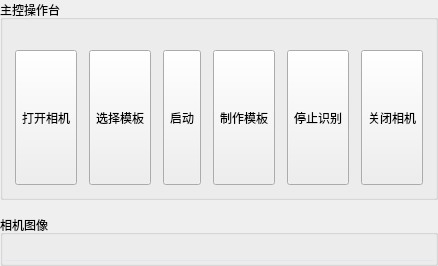
    <widget class="QWidget" name="leftPanel" native="true">
     <property name="sizePolicy">
      <sizepolicy hsizetype="Expanding" vsizetype="Expanding">
       <horstretch>60</horstretch>
       <verstretch>0</verstretch>
      </sizepolicy>
     </property>
     <layout class="QVBoxLayout" name="verticalLayout_Left">
      <property name="spacing">
       <number>15</number>
      </property>
      <property name="leftMargin">
       <number>0</number>
      </property>
      <property name="topMargin">
       <number>0</number>
      </property>
      <property name="rightMargin">
       <number>0</number>
      </property>
      <property name="bottomMargin">
       <number>0</number>
      </property>
      <item>
       <widget class="QGroupBox" name="topControlPanel">
        <property name="sizePolicy">
         <sizepolicy hsizetype="Expanding" vsizetype="Expanding">
          <horstretch>0</horstretch>
          <verstretch>0</verstretch>
         </sizepolicy>
        </property>
        <property name="minimumSize">
         <size>
          <width>0</width>
          <height>200</height>
         </size>
        </property>
        <property name="maximumSize">
         <size>
          <width>16777215</width>
          <height>200</height>
         </size>
        </property>
        <property name="title">
         <string>主控操作台</string>
        </property>
        <layout class="QHBoxLayout" name="horizontalLayout_Btns">
         <property name="spacing">
          <number>12</number>
         </property>
         <property name="leftMargin">
          <number>12</number>
         </property>
         <property name="topMargin">
          <number>30</number>
         </property>
         <property name="rightMargin">
          <number>12</number>
         </property>
         <property name="bottomMargin">
          <number>12</number>
         </property>
         <item>
          <widget class="QToolButton" name="HandwareDetect">
           <property name="sizePolicy">
            <sizepolicy hsizetype="Expanding" vsizetype="Expanding">
             <horstretch>0</horstretch>
             <verstretch>0</verstretch>
            </sizepolicy>
           </property>
           <property name="minimumSize">
            <size>
             <width>0</width>
             <height>85</height>
            </size>
           </property>
           <property name="text">
            <string>打开相机</string>
           </property>
           <property name="icon">
            <iconset resource="image/image.qrc">
             <normaloff>:/Img_Icon_camera3.ico</normaloff>:/Img_Icon_camera3.ico</iconset>
           </property>
           <property name="iconSize">
            <size>
             <width>48</width>
             <height>48</height>
            </size>
           </property>
           <property name="toolButtonStyle">
            <enum>Qt::ToolButtonTextUnderIcon</enum>
           </property>
          </widget>
         </item>
         <item>
          <widget class="QToolButton" name="pushButton_4">
           <property name="sizePolicy">
            <sizepolicy hsizetype="Expanding" vsizetype="Expanding">
             <horstretch>0</horstretch>
             <verstretch>0</verstretch>
            </sizepolicy>
           </property>
           <property name="minimumSize">
            <size>
             <width>0</width>
             <height>85</height>
            </size>
           </property>
           <property name="text">
            <string>选择模板</string>
           </property>
           <property name="icon">
            <iconset resource="image/image.qrc">
             <normaloff>:/3.png</normaloff>:/3.png</iconset>
           </property>
           <property name="iconSize">
            <size>
             <width>48</width>
             <height>48</height>
            </size>
           </property>
           <property name="toolButtonStyle">
            <enum>Qt::ToolButtonTextUnderIcon</enum>
           </property>
          </widget>
         </item>
         <item>
          <widget class="QToolButton" name="plcbtn">
           <property name="sizePolicy">
            <sizepolicy hsizetype="Expanding" vsizetype="Expanding">
             <horstretch>0</horstretch>
             <verstretch>0</verstretch>
            </sizepolicy>
           </property>
           <property name="minimumSize">
            <size>
             <width>0</width>
             <height>85</height>
            </size>
           </property>
           <property name="text">
            <string>启动</string>
           </property>
           <property name="icon">
            <iconset resource="image/image.qrc">
             <normaloff>:/13.png</normaloff>:/13.png</iconset>
           </property>
           <property name="iconSize">
            <size>
             <width>48</width>
             <height>48</height>
            </size>
           </property>
           <property name="toolButtonStyle">
            <enum>Qt::ToolButtonTextUnderIcon</enum>
           </property>
          </widget>
         </item>
         <item>
          <widget class="QToolButton" name="VideoShoot">
           <property name="sizePolicy">
            <sizepolicy hsizetype="Expanding" vsizetype="Expanding">
             <horstretch>0</horstretch>
             <verstretch>0</verstretch>
            </sizepolicy>
           </property>
           <property name="minimumSize">
            <size>
             <width>0</width>
             <height>85</height>
            </size>
           </property>
           <property name="text">
            <string>制作模板</string>
           </property>
           <property name="icon">
            <iconset resource="image/image.qrc">
             <normaloff>:/11.png</normaloff>:/11.png</iconset>
           </property>
           <property name="iconSize">
            <size>
             <width>48</width>
             <height>48</height>
            </size>
           </property>
           <property name="toolButtonStyle">
            <enum>Qt::ToolButtonTextUnderIcon</enum>
           </property>
          </widget>
         </item>
         <item>
          <widget class="QToolButton" name="cancel">
           <property name="sizePolicy">
            <sizepolicy hsizetype="Expanding" vsizetype="Expanding">
             <horstretch>0</horstretch>
             <verstretch>0</verstretch>
            </sizepolicy>
           </property>
           <property name="minimumSize">
            <size>
             <width>0</width>
             <height>85</height>
            </size>
           </property>
           <property name="text">
            <string>停止识别</string>
           </property>
           <property name="icon">
            <iconset resource="image/image.qrc">
             <normaloff>:/close.png</normaloff>:/close.png</iconset>
           </property>
           <property name="iconSize">
            <size>
             <width>48</width>
             <height>48</height>
            </size>
           </property>
           <property name="toolButtonStyle">
            <enum>Qt::ToolButtonTextUnderIcon</enum>
           </property>
          </widget>
         </item>
         <item>
          <widget class="QToolButton" name="CloseCamera">
           <property name="sizePolicy">
            <sizepolicy hsizetype="Expanding" vsizetype="Expanding">
             <horstretch>0</horstretch>
             <verstretch>0</verstretch>
            </sizepolicy>
           </property>
           <property name="minimumSize">
            <size>
             <width>0</width>
             <height>85</height>
            </size>
           </property>
           <property name="text">
            <string>关闭相机</string>
           </property>
           <property name="icon">
            <iconset resource="image/image.qrc">
             <normaloff>:/1.png</normaloff>:/1.png</iconset>
           </property>
           <property name="iconSize">
            <size>
             <width>48</width>
             <height>48</height>
            </size>
           </property>
           <property name="toolButtonStyle">
            <enum>Qt::ToolButtonTextUnderIcon</enum>
           </property>
          </widget>
         </item>
        </layout>
       </widget>
      </item>
      <item>
       <widget class="QGroupBox" name="imagedisplayBox">
        <property name="sizePolicy">
         <sizepolicy hsizetype="Expanding" vsizetype="Expanding">
          <horstretch>0</horstretch>
          <verstretch>0</verstretch>
         </sizepolicy>
        </property>
        <property name="title">
         <string>相机图像</string>
        </property>
        <layout class="QVBoxLayout" name="verticalLayout_InnerImg">
         <property name="spacing">
          <number>0</number>
         </property>
         <property name="leftMargin">
          <number>2</number>
         </property>
         <property name="topMargin">
          <number>25</number>
         </property>
         <property name="rightMargin">
          <number>2</number>
         </property>
         <property name="bottomMargin">
          <number>2</number>
         </property>
         <item>
          <widget class="ImageLabel" name="image_undetected">
           <property name="sizePolicy">
            <sizepolicy hsizetype="Ignored" vsizetype="Ignored">
             <horstretch>0</horstretch>
             <verstretch>0</verstretch>
            </sizepolicy>
           </property>
           <property name="minimumSize">
            <size>
             <width>1</width>
             <height>1</height>
            </size>
           </property>
           <property name="maximumSize">
            <size>
             <width>16777215</width>
             <height>16777215</height>
            </size>
           </property>
           <property name="styleSheet">
            <string notr="true">background-color: #e3e6eb; color: #aab0b7; font-size: 24px; font-weight: bold;</string>
           </property>
           <property name="text">
            <string/>
           </property>
           <property name="scaledContents">
            <bool>true</bool>
           </property>
           <property name="alignment">
            <set>Qt::AlignCenter</set>
           </property>
          </widget>
         </item>
        </layout>
       </widget>
      </item>
     </layout>
    </widget>
